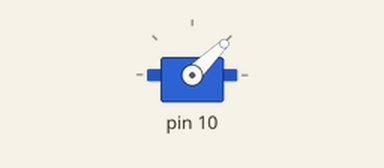
Recording of a sketch running on a simulated Arduino Uno, built with avr-gcc and run on an emulated ATmega328P. Shown: servo. Servo pulses on a pin are drawn as a servo (544–2400 µs = 0–180°).

Above: at 0.05 s.
At 0.75 s:
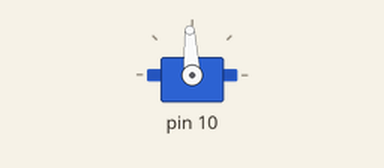
At 1.5 s:
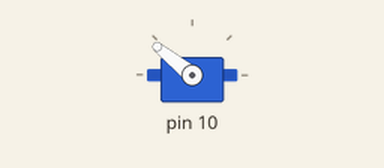
Timing chart, 0 to 4.6 s (numbered marks = the images above):
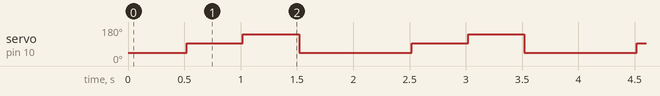

Measured:
- by itself, servo on pin 10: repeats every 2.0 s: 141° 0.50 s, 44° 1.0 s, 93° 0.50 s

The sketch:

servo_checkOff.ino
```cpp
#include <avr/io.h>
#include <util/delay.h>

void setupTimer1() {
    // Configure Timer1 for Fast PWM mode with ICR1 as TOP
    TCCR1A = (1 << WGM11) | (1 << COM1B1); // Use COM1B1 to output on OC1B (Digital Pin 10)
    TCCR1B = (1 << WGM12) | (1 << WGM13) | (1 << CS11); // WGM13:12 = 14 (Fast PWM), Prescaler = 8

    ICR1 = 39999; // TOP value for 50 Hz

    // Set PB2/OC1B (Digital Pin 10 on Arduino) as output
    DDRB |= (1 << PB2);
}

void moveServo(int pulseWidth) {
    OCR1B = pulseWidth; // Set the pulse width on OC1B
}

int main() {
    setupTimer1();

    while (1) {
        // -90 degrees
        moveServo(2000);
        _delay_ms(500); // Wait for 1 second

        // 0 degrees
        moveServo(3000);
        _delay_ms(500); // Wait for 1 second

        // +90 degrees
        moveServo(4000);
        _delay_ms(500); // Wait for 1 second

        // Return to -90 degrees
        moveServo(2000);
        _delay_ms(500); // Wait for 1 second
    }
}
```
